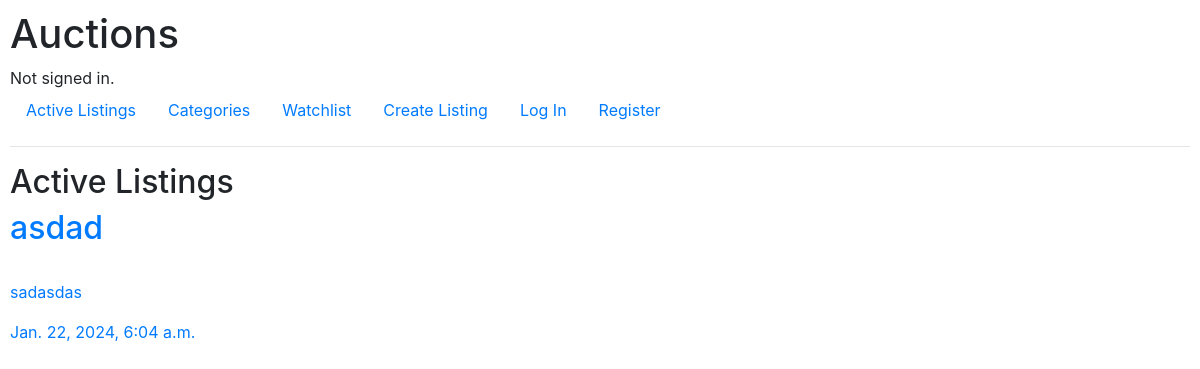
The page / on the database its author committed.
### auctions/models.py (models this page shows)
class Listing(models.Model):
    title = models.TextField()
    description = models.TextField()
    image = models.TextField()
    user = models.ForeignKey(User, on_delete=models.CASCADE, related_name="user")
    category = models.ForeignKey(Category, on_delete=models.CASCADE, related_name="category")
    state = models.BooleanField(default=True)
    created_at = models.DateTimeField(auto_now_add=True)

### auctions/views.py (the view)
# urls.py: path("", views.index, name="index"),
def index(request):
    listings = Listing.objects.all().filter(state=True)
    return render(request, "auctions/index.html", {
            'listings': listings
    })

### auctions/templates/auctions/index.html (shortened to what this page needs)
{% extends "auctions/layout.html" %}
{% block body %}
    <h2>Active Listings</h2>
    {% for listing in listings %}
    <a href="{% url 'listing' listing.id %}">
      <div class="flex">
        <h2>{{listing.title}}</h2>
        <p>{{listing.description}}</p>
        <p>{{listing.created_at}}</p>
      </div>
    </a>
    {% endfor %}
{% endblock %}

### auctions/static/auctions/styles.css (style rules this page uses)
body { padding: 10px; }

### rows shown on the page
Listing: title "asdad", description "sadasdas", created_at "Jan. 22, 2024, 6:04 a.m."
